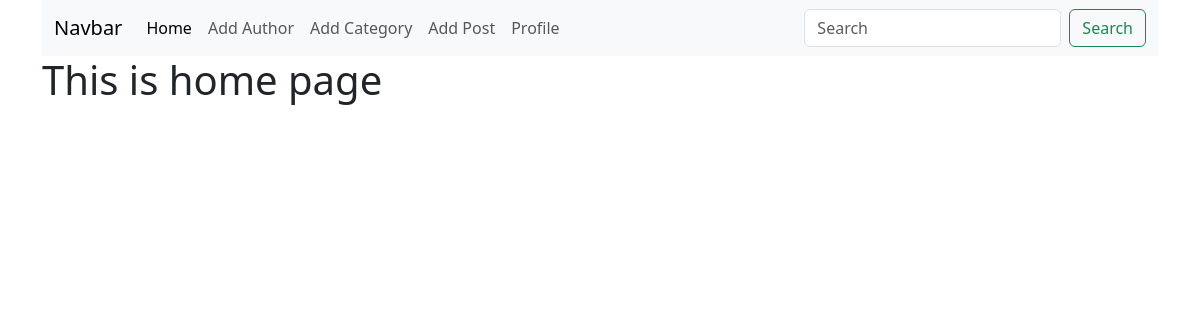
Before: / with the older database file.
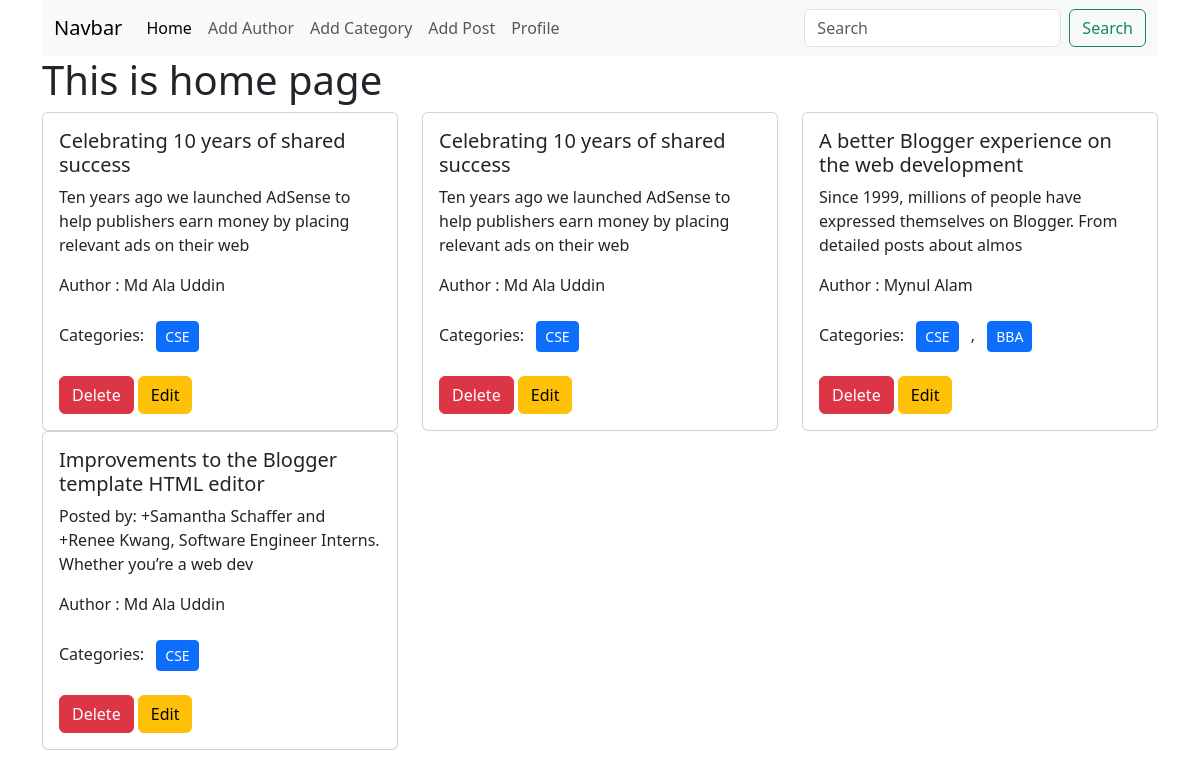
After: the same page with the newer database file.
### posts/models.py (models this page shows, shortened)
class Post(models.Model):
    title = models.CharField(max_length=50)
    content = models.TextField()
    category = models.ManyToManyField(Category) #akta post multiple categorir moddhy takty pary abr akta categorir moddhy multiple post takty pary
    author = models.ForeignKey(Author, on_delete=models.CASCADE)

### author/models.py (models this page shows, shortened)
class Author(models.Model):
    name = models.CharField(max_length=255)
    bio = models.TextField()
    phone_no = models.CharField(max_length=12)

### categories/models.py (models this page shows, shortened)
class Category(models.Model):
    name = models.CharField(max_length=100)

### blog/views.py (the view)
# urls.py: path('', views.home,name='home' ),
def home(request):
    data = Post.objects.all
    return render(request, 'home.html',{'data':data})

### templates/home.html
{% extends "base.html" %} {% block content %} {% load static %}
<h1>This is home page</h1>
<div class="row">
    {% for i in data %}
    <div class="col-sm-4 mb-3 mb-sm-0">
      <div class="card">
        <div class="card-body">
          <h5 class="card-title">{{i.title}}</h5>
          <p class="card-text">{{ i.content | slice:":100" }}</p>
          <p>Author : {{i.author.name}} </p>
          <p>
            Categories:
            {% for c in i.category.all %}
              <small class="btn btn-primary btn-sm text-white m-2">{{ c.name }}</small>
              {% if not forloop.last %},
              {% endif %}
            {% endfor %}
          </p>
          <a href={% url 'delete_post' i.id %} class="btn btn-danger">Delete</a>
          <a href={% url 'edit_post' i.id %} class="btn btn-warning">Edit</a>
        </div>
      </div>
    </div>
    {% endfor %}
  </div>
{% endblock %}

### templates/base.html (shortened to what this page needs)
{% load static %}
<!DOCTYPE html>
<html lang="en">
  <head>
    <link
      href="https://cdn.jsdelivr.net/npm/bootstrap@5.3.2/dist/css/bootstrap.min.css"
      rel="stylesheet"
    />
  </head>
  <body>
    <div class="container">
      <nav class="navbar navbar-expand-lg bg-body-tertiary">
        <div class="container-fluid">
          <a class="navbar-brand" href="#">Navbar</a>
          <div class="collapse navbar-collapse" id="navbarSupportedContent">
            <ul class="navbar-nav me-auto mb-2 mb-lg-0">
              <li class="nav-item">
                <a class="nav-link active" aria-current="page" href="{% url 'home' %}">Home</a>
              </li>
              <li class="nav-item">
                <a class="nav-link" href="{% url 'add_author' %}">Add Author</a>
              </li>
              <li class="nav-item">
                <a class="nav-link" href="{% url 'add_category' %}">Add Category</a>
              </li>
              <li class="nav-item">
                <a class="nav-link" href="{% url 'add_post' %}">Add Post</a>
              </li>
              <li class="nav-item">
                <a class="nav-link" href="{% url 'add_profile' %}">Profile</a>
              </li>
            </ul>
            <form class="d-flex" role="search">
              <input
                class="form-control me-2"
                type="search"
                placeholder="Search"
                aria-label="Search"
              />
              <button class="btn btn-outline-success" type="submit">
                Search
              </button>
            </form>
          </div>
        </div>
      </nav>
      {% block content %} {% endblock %}
    </div>
  </body>
</html>

Changed rows visible on the page:
added Post: title "Celebrating 10 years of shared success", content "Ten years ago we launched AdSense to help publishers earn money by placing relevant ads on their web", author.name "Md Ala Uddin"
added Category: name "CSE"
added Post: title "Celebrating 10 years of shared success", content "Ten years ago we launched AdSense to help publishers earn money by placing relevant ads on their web", author.name "Md Ala Uddin"
added Post: title "A better Blogger experience on the web development", content "Since 1999, millions of people have expressed themselves on Blogger. From detailed posts about almos", author.name "Mynul Alam"
added Category: name "BBA", shown under "A better Blogger experience on the web development"
added Post: title "Improvements to the Blogger template HTML editor", content "Posted by: +Samantha Schaffer and +Renee Kwang, Software Engineer Interns. Whether you’re a web dev", author.name "Md Ala Uddin"
